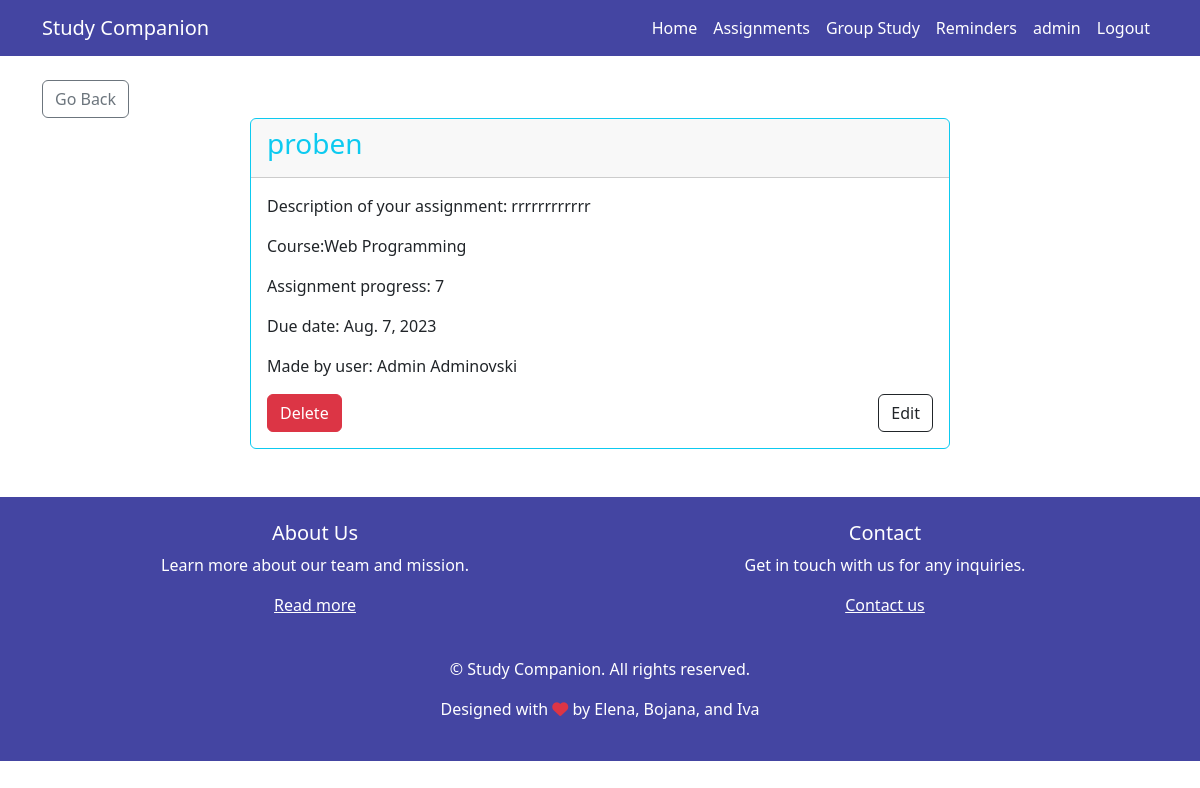
Page /assignments/details/proben (signed in) on the earlier database version.
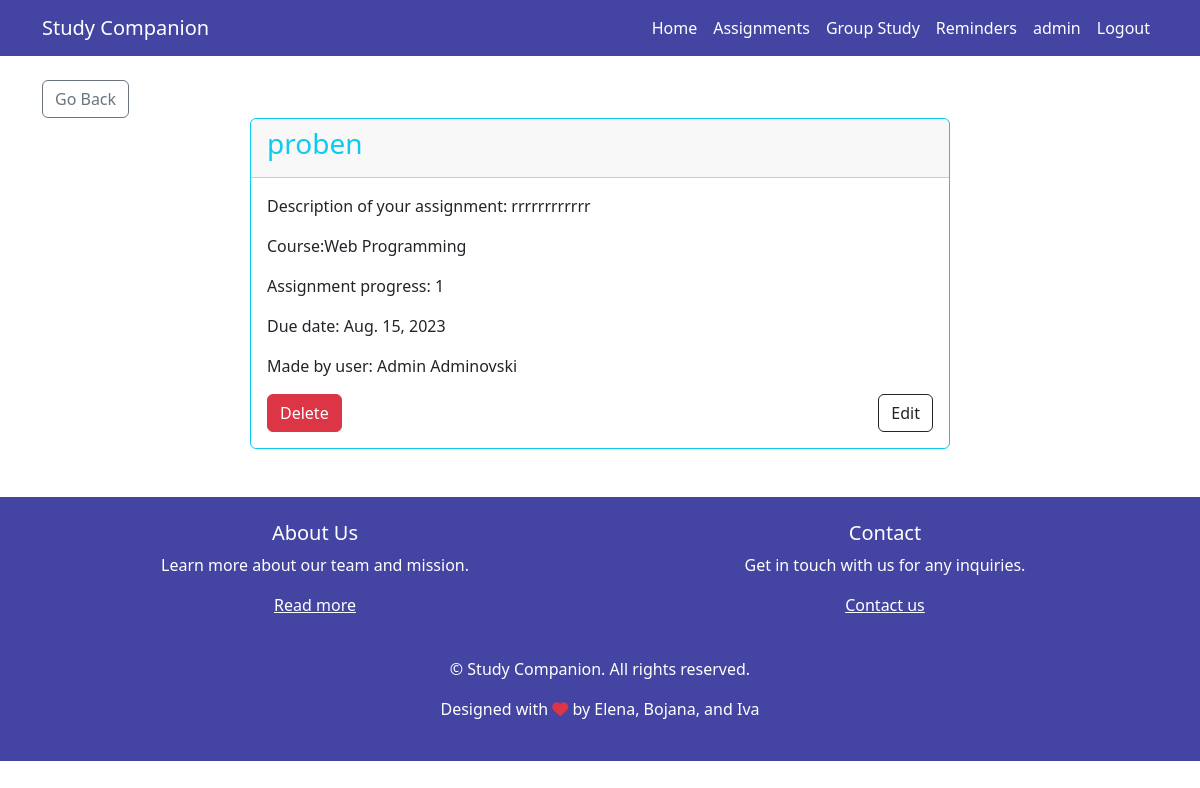
Same page on the later database version.
### app/models.py (models this page shows, shortened)
class Assignment(models.Model):
    PROGRESS_CHOICES = [(i, str(i)) for i in range(11)]
    name = models.CharField(max_length=200)
    course = models.ForeignKey(Course, on_delete=models.CASCADE)
    user = models.ForeignKey(CustomUser, on_delete=models.CASCADE)
    description = models.TextField()
    progress = models.IntegerField(choices=PROGRESS_CHOICES, default=0)
    due_date = models.DateField(default=datetime.now() + timedelta(days=7))

class Course(models.Model):
    name = models.CharField(max_length=100)
    def __str__(self):
        return f"{self.name}"

class CustomUser(AbstractUser):
    name = models.CharField(max_length=100)
    surname = models.CharField(max_length=100)
    objects = CustomUserManager()
    def __str__(self):
        return f"{self.name} {self.surname}"

### app/views.py (the view)
# urls.py: path('assignments/details/<str:name>', views.assignment_details, name='assignment_details'),
def assignment_details(request, name):
    assignment = Assignment.objects.get(name=name)
    source = None
    referer = request.META.get('HTTP_REFERER')
    if referer:
        parsed_url = urlparse(referer)
        source = parsed_url.path
    context = {"assignment": assignment, "source": source}
    return render(request, "assignment_details.html", context=context)

### templates/assignment_details.html (shortened to what this page needs)
{% extends "base.html" %}
{% block content %}
    {% if user.is_authenticated %}
        <div class="container">
            <a href="{% if source == '/' %}{% url 'home' %}{% else %}{% url 'assignments' %}{% endif %}"
               class="btn btn-outline-secondary">Go Back</a>
            <div class="card border-info mb-3 mx-auto" style="max-width: 700px">
                <div class="card-header">
                    <h3 class="card-title text-info">{{ assignment.name }}</h3>
                </div>
                <div class="card-body">
                    <p class="card-text">Description of your assignment: {{ assignment.description }}</p>
                    <p class="card-text">Course:{{ assignment.course }}</p>
                    <p class="card-text">Assignment progress: {{ assignment.progress }}</p>
                    <p class="card-text">Due date: {{ assignment.due_date }}</p>
                    <p class="card-text">Made by user: {{ assignment.user }}</p>
                    <div class="d-flex mt-3">
                        <div class="text-left">
                            <a href="{% url 'delete_assignment' name=assignment.name %}"
                               class="btn btn-danger">Delete</a>
                        </div>
                        <div class="text-right ml-auto">
                            <a href="{% url 'edit_assignment' assignment.name %}" class="btn btn-outline-dark">Edit</a>
                        </div>
                    </div>
                </div>
            </div>
        </div>
    {% else %}
        {% include "unauthenticated_message.html" %}
    {% endif %}
{% endblock %}

Differences in the rows shown:
changed Assignment "proben": progress "7" → "1"; due_date "Aug. 7, 2023" → "Aug. 15, 2023"
